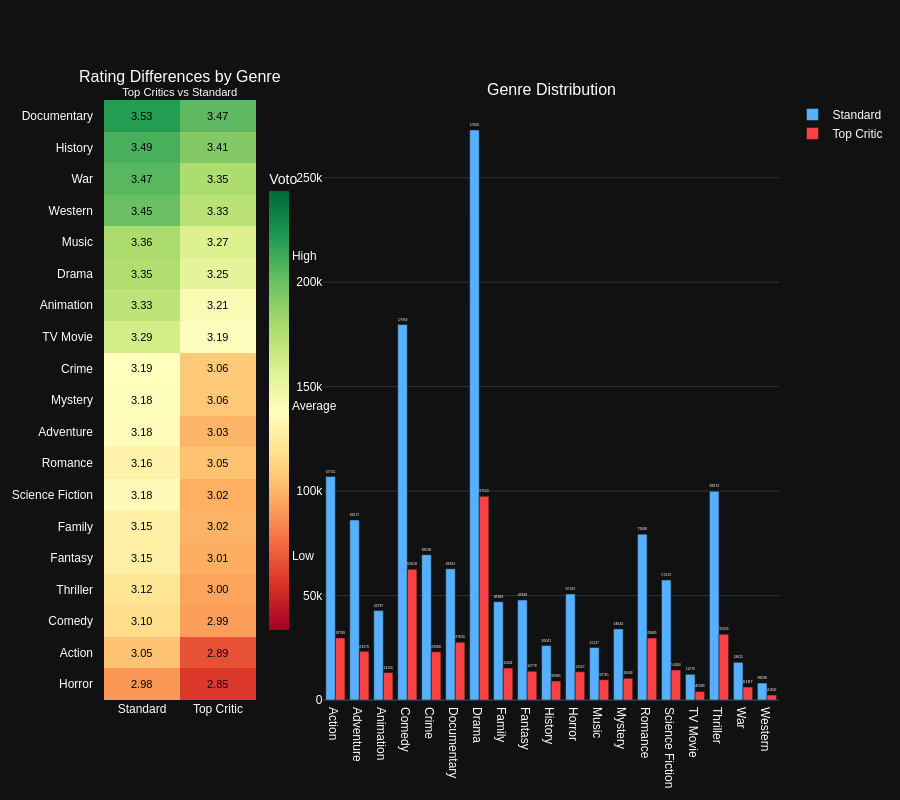

Write notebook code for a chart like this one.
### Markdown cell above
### Chart

### Code cell
heatmap_trace = go.Heatmap(
    z=df_genre_pivot.values,
    x=['Standard', 'Top Critic'],
    y=df_genre_pivot.index,
    colorscale='RdYlGn',
    zmin=df_genre_pivot.min().min()-0.1,
    zmax=df_genre_pivot.max().max()+0.1,
    colorbar=dict(
        title='Voto',
        thickness=20,
        tickvals=[
            round(df_genre_pivot.min().min(), 1),
            round(df_genre_pivot.mean().mean(), 1),
            round(df_genre_pivot.max().max(), 1)
        ],
        ticktext=['Low', 'Average', 'High'],
        x=0.23,
        xanchor='left',
        len=0.8,
        y=0.5
    ),
    hovertemplate='Genre: %{y}<br>%{x}<br>Average rating: %{z:.2f}<extra></extra>'
)

fig_combined = make_subplots(
    rows=1, cols=2,
    column_widths=[0.25, 0.75],
     horizontal_spacing=0.1,
    subplot_titles=(
        'Rating Differences by Genre<br><sup>Top Critics vs Standard</sup>',
        'Genre Distribution'
    )
)

fig_combined.update_yaxes(autorange='reversed', row=1, col=1)

# Add heatmap
fig_combined.add_trace(heatmap_trace, row=1, col=1)

for i, row in enumerate(df_genre_pivot.values):
    for j, val in enumerate(row):
        fig_combined.add_annotation(
            text=f"{val:.2f}",
            x=j,
            y=i,
            xref='x1',
            yref='y1',
            showarrow=False,
            font=dict(size=11, color='black')
        )

# Add barchart
colors = ['#56B0FF', '#F94144']
for i, col in enumerate(genre_counts.columns):
    fig_combined.add_trace(
        go.Bar(
            x=genre_counts.index,
            y=genre_counts[col],
            name=col,
            marker_color=colors[i],
            text=genre_counts[col],
            textposition='outside',
            hoverinfo='y+name'
        ),
        row=1, col=2
    )

fig_combined.update_layout(
    height=800,
    font=dict(family="Arial", size=12, color="#FFFFFF"),
    margin=dict(l=80, r=50, b=80, t=100),
    showlegend=True
)

fig_combined.update_xaxes(
    tickmode='array',
    tickvals=[0, 1],
    ticktext=['Standard', 'Top Critic'],
    row=1, col=1
)

fig_combined.update_yaxes(
    tickangle=0,
    tickfont=dict(size=12),
    automargin=True,
    ticksuffix="   ",
    row=1, col=1
)

fig_combined.show()

### Figure 1 — Plotly figure (JSON) as saved in the notebook; plotly's stock layout.template omitted (floating-point values rounded to 4 significant figures)
{"data": [{"colorbar": {"len": 0.8, "thickness": 20, "ticktext": ["Low", "Average", "High"], "tickvals": [2.9, 3.2, 3.5], "title": {"text": "Voto"}, "x": 0.23, "xanchor": "left", "y": 0.5}, "colorscale": [[0.0, "rgb(165,0,38)"], [0.1, "rgb(215,48,39)"], [0.2, "rgb(244,109,67)"], [0.3, "rgb(253,174,97)"], [0.4, "rgb(254,224,139)"], [0.5, "rgb(255,255,191)"], [0.6, "rgb(217,239,139)"], [0.7, "rgb(166,217,106)"], [0.8, "rgb(102,189,99)"], [0.9, "rgb(26,152,80)"], [1.0, "rgb(0,104,55)"]], "hovertemplate": "Genre: %{y}<br>%{x}<br>Average rating: %{z:.2f}<extra></extra>", "x": ["Standard", "Top Critic"], "y": ["Documentary", "History", "War", "Western", "Music", "Drama", "Animation", "TV Movie", "Crime", "Mystery", "Adventure", "Romance", "Science Fiction", "Family", "Fantasy", "Thriller", "Comedy", "Action", "Horror"], "z": [[3.53, 3.465], [3.487, 3.414], [3.47, 3.354], [3.448, 3.334], [3.356, 3.27], [3.351, 3.252], [3.328, 3.207], [3.288, 3.194], [3.193, 3.064], [3.185, 3.06], [3.178, 3.029], [3.156, 3.049], [3.177, 3.016], [3.147, 3.023], [3.145, 3.015], [3.116, 3.001], [3.099, 2.993], [3.05, 2.888], [2.983, 2.85]], "zmax": 3.63, "zmin": 2.75, "type": "heatmap", "xaxis": "x", "yaxis": "y"}, {"hoverinfo": "y+name", "marker": {"color": "#56B0FF"}, "name": "Standard", "text": [107000.0, 86170.0, 42790.0, 179800.0, 69540.0, 62830.0, 272800.0, 47000.0, 47840.0, 26040.0, 50740.0, 25120.0, 34040.0, 79350.0, 57410.0, 12280.0, 99970.0, 18010.0, 8098.0], "textposition": "outside", "x": ["Action", "Adventure", "Animation", "Comedy", "Crime", "Documentary", "Drama", "Family", "Fantasy", "History", "Horror", "Music", "Mystery", "Romance", "Science Fiction", "TV Movie", "Thriller", "War", "Western"], "y": [107011, 86172, 42787, 179768, 69538, 62833, 272836, 46999, 47838, 26041, 50743, 25117, 34044, 79348, 57413, 12276, 99974, 18011, 8098], "type": "bar", "xaxis": "x2", "yaxis": "y2"}, {"hoverinfo": "y+name", "marker": {"color": "#F94144"}, "name": "Top Critic", "text": [29710.0, 23280.0, 13160.0, 62620.0, 23090.0, 27620.0, 97520.0, 15260.0, 13780.0, 9096.0, 13530.0, 9735.0, 10450.0, 29680.0, 14400.0, 4038.0, 31440.0, 6187.0, 2410.0], "textposition": "outside", "x": ["Action", "Adventure", "Animation", "Comedy", "Crime", "Documentary", "Drama", "Family", "Fantasy", "History", "Horror", "Music", "Mystery", "Romance", "Science Fiction", "TV Movie", "Thriller", "War", "Western"], "y": [29709, 23278, 13156, 62618, 23088, 27624, 97523, 15261, 13778, 9096, 13527, 9735, 10446, 29685, 14404, 4038, 31435, 6187, 2410], "type": "bar", "xaxis": "x2", "yaxis": "y2"}], "layout": {"xaxis": {"anchor": "y", "domain": [0.0, 0.225], "tickmode": "array", "tickvals": [0, 1], "ticktext": ["Standard", "Top Critic"]}, "yaxis": {"anchor": "x", "domain": [0.0, 1.0], "autorange": "reversed", "tickfont": {"size": 12}, "tickangle": 0, "automargin": true, "ticksuffix": "   "}, "xaxis2": {"anchor": "y2", "domain": [0.325, 1.0]}, "yaxis2": {"anchor": "x2", "domain": [0.0, 1.0]}, "annotations": [{"font": {"size": 16}, "showarrow": false, "text": "Rating Differences by Genre<br><sup>Top Critics vs Standard</sup>", "x": 0.1125, "xanchor": "center", "xref": "paper", "y": 1.0, "yanchor": "bottom", "yref": "paper"}, {"font": {"size": 16}, "showarrow": false, "text": "Genre Distribution", "x": 0.6625, "xanchor": "center", "xref": "paper", "y": 1.0, "yanchor": "bottom", "yref": "paper"}, {"font": {"color": "black", "size": 11}, "showarrow": false, "text": "3.53", "x": 0, "xref": "x", "y": 0, "yref": "y"}, {"font": {"color": "black", "size": 11}, "showarrow": false, "text": "3.47", "x": 1, "xref": "x", "y": 0, "yref": "y"}, {"font": {"color": "black", "size": 11}, "showarrow": false, "text": "3.49", "x": 0, "xref": "x", "y": 1, "yref": "y"}, {"font": {"color": "black", "size": 11}, "showarrow": false, "text": "3.41", "x": 1, "xref": "x", "y": 1, "yref": "y"}, {"font": {"color": "black", "size": 11}, "showarrow": false, "text": "3.47", "x": 0, "xref": "x", "y": 2, "yref": "y"}, {"font": {"color": "black", "size": 11}, "showarrow": false, "text": "3.35", "x": 1, "xref": "x", "y": 2, "yref": "y"}, {"font": {"color": "black", "size": 11}, "showarrow": false, "text": "3.45", "x": 0, "xref": "x", "y": 3, "yref": "y"}, {"font": {"color": "black", "size": 11}, "showarrow": false, "text": "3.33", "x": 1, "xref": "x", "y": 3, "yref": "y"}, {"font": {"color": "black", "size": 11}, "showarrow": false, "text": "3.36", "x": 0, "xref": "x", "y": 4, "yref": "y"}, {"font": {"color": "black", "size": 11}, "showarrow": false, "text": "3.27", "x": 1, "xref": "x", "y": 4, "yref": "y"}, {"font": {"color": "black", "size": 11}, "showarrow": false, "text": "3.35", "x": 0, "xref": "x", "y": 5, "yref": "y"}, {"font": {"color": "black", "size": 11}, "showarrow": false, "text": "3.25", "x": 1, "xref": "x", "y": 5, "yref": "y"}, {"font": {"color": "black", "size": 11}, "showarrow": false, "text": "3.33", "x": 0, "xref": "x", "y": 6, "yref": "y"}, {"font": {"color": "black", "size": 11}, "showarrow": false, "text": "3.21", "x": 1, "xref": "x", "y": 6, "yref": "y"}, {"font": {"color": "black", "size": 11}, "showarrow": false, "text": "3.29", "x": 0, "xref": "x", "y": 7, "yref": "y"}, {"font": {"color": "black", "size": 11}, "showarrow": false, "text": "3.19", "x": 1, "xref": "x", "y": 7, "yref": "y"}, {"font": {"color": "black", "size": 11}, "showarrow": false, "text": "3.19", "x": 0, "xref": "x", "y": 8, "yref": "y"}, {"font": {"color": "black", "size": 11}, "showarrow": false, "text": "3.06", "x": 1, "xref": "x", "y": 8, "yref": "y"}, {"font": {"color": "black", "size": 11}, "showarrow": false, "text": "3.18", "x": 0, "xref": "x", "y": 9, "yref": "y"}, {"font": {"color": "black", "size": 11}, "showarrow": false, "text": "3.06", "x": 1, "xref": "x", "y": 9, "yref": "y"}, {"font": {"color": "black", "size": 11}, "showarrow": false, "text": "3.18", "x": 0, "xref": "x", "y": 10, "yref": "y"}, {"font": {"color": "black", "size": 11}, "showarrow": false, "text": "3.03", "x": 1, "xref": "x", "y": 10, "yref": "y"}, {"font": {"color": "black", "size": 11}, "showarrow": false, "text": "3.16", "x": 0, "xref": "x", "y": 11, "yref": "y"}, {"font": {"color": "black", "size": 11}, "showarrow": false, "text": "3.05", "x": 1, "xref": "x", "y": 11, "yref": "y"}, {"font": {"color": "black", "size": 11}, "showarrow": false, "text": "3.18", "x": 0, "xref": "x", "y": 12, "yref": "y"}, {"font": {"color": "black", "size": 11}, "showarrow": false, "text": "3.02", "x": 1, "xref": "x", "y": 12, "yref": "y"}, {"font": {"color": "black", "size": 11}, "showarrow": false, "text": "3.15", "x": 0, "xref": "x", "y": 13, "yref": "y"}, {"font": {"color": "black", "size": 11}, "showarrow": false, "text": "3.02", "x": 1, "xref": "x", "y": 13, "yref": "y"}, {"font": {"color": "black", "size": 11}, "showarrow": false, "text": "3.15", "x": 0, "xref": "x", "y": 14, "yref": "y"}, {"font": {"color": "black", "size": 11}, "showarrow": false, "text": "3.01", "x": 1, "xref": "x", "y": 14, "yref": "y"}, {"font": {"color": "black", "size": 11}, "showarrow": false, "text": "3.12", "x": 0, "xref": "x", "y": 15, "yref": "y"}, {"font": {"color": "black", "size": 11}, "showarrow": false, "text": "3.00", "x": 1, "xref": "x", "y": 15, "yref": "y"}, {"font": {"color": "black", "size": 11}, "showarrow": false, "text": "3.10", "x": 0, "xref": "x", "y": 16, "yref": "y"}, {"font": {"color": "black", "size": 11}, "showarrow": false, "text": "2.99", "x": 1, "xref": "x", "y": 16, "yref": "y"}, {"font": {"color": "black", "size": 11}, "showarrow": false, "text": "3.05", "x": 0, "xref": "x", "y": 17, "yref": "y"}, {"font": {"color": "black", "size": 11}, "showarrow": false, "text": "2.89", "x": 1, "xref": "x", "y": 17, "yref": "y"}, {"font": {"color": "black", "size": 11}, "showarrow": false, "text": "2.98", "x": 0, "xref": "x", "y": 18, "yref": "y"}, {"font": {"color": "black", "size": 11}, "showarrow": false, "text": "2.85", "x": 1, "xref": "x", "y": 18, "yref": "y"}], "font": {"family": "Arial", "size": 12, "color": "#FFFFFF"}, "margin": {"l": 80, "r": 50, "b": 80, "t": 100}, "height": 800, "showlegend": true}}
